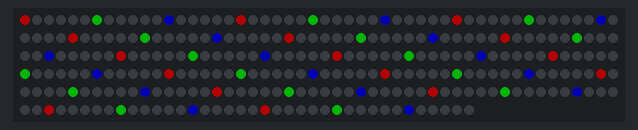
Bench run of a program on a simulated Raspberry Pi (BCM pin numbers). Shown: 288 RGB LEDs in strip order, left to right, continuing on the next row. Dim RGB values are drawn brighter than linear; what the program prints to the terminal is not drawn.

Above: at 0.06 s.
At 0.61 s:
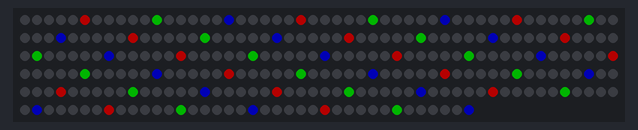
At 1.17 s:
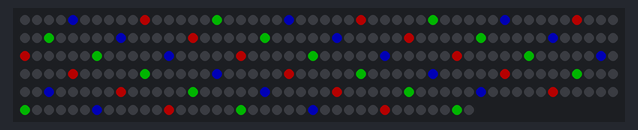
At 1.73 s:
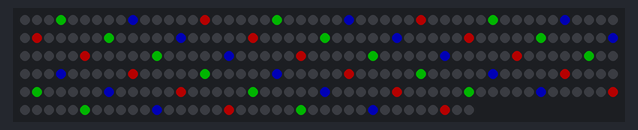
At 2.4 s:
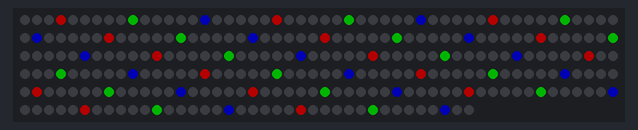

The program:

test2.py
```python
import time
from rpi_ws281x import PixelStrip, Color

LED_COUNT = 288       # number of LED pixels.
LED_PIN = 18          # GPIO pin connected to the pixels (18 uses PWM!).
LED_FREQ_HZ = 800000  # LED signal frequency in hertz (usually 800khz)
LED_DMA = 10          # DMA channel to use for generating signal (try 10)
LED_BRIGHTNESS = 64  # Set to 0 for darkest and 255 for brightest
LED_INVERT = False    # True to invert the signal (when using NPN transistor level shift)
LED_CHANNEL = 0       # set to '1' for GPIOs 13, 19, 41, 45 or 53

if __name__ == '__main__':
    strip = PixelStrip(LED_COUNT, LED_PIN, LED_FREQ_HZ, LED_DMA, LED_INVERT, LED_BRIGHTNESS, LED_CHANNEL)
    strip.begin()

    print("Press Ctrl-C to quit.")
    try:
        cp = 0
        while True:
            for i in range(0, 6):
                for j in range(0, LED_COUNT):
                    f = j % 6
                    c = ((j - f) / 6 + cp) % 3
                    if f == i:
                        if c == 0:
                            strip.setPixelColor(j, Color(255, 0, 0))
                        elif c == 1:
                            strip.setPixelColor(j, Color(0, 255, 0))
                        elif c == 2:
                            strip.setPixelColor(j, Color(0, 0, 255))
                    else:
                        strip.setPixelColor(j, Color(0, 0, 0))
                strip.show()
                time.sleep(0.1)
            cp -= 1
            cp %= 3

    except KeyboardInterrupt:
        for i in range(0, LED_COUNT):
            strip.setPixelColor(i, Color(0, 0, 0))
        strip.show()
```

Measured:
- by itself, everything shown: repeats every 2.0 s, in 18 steps
